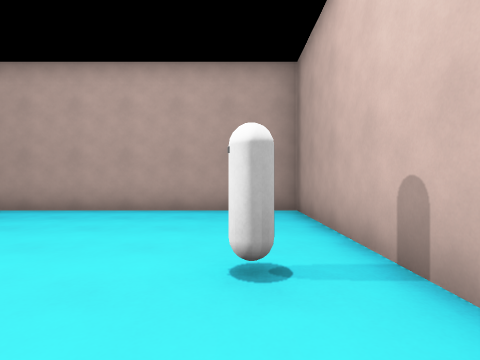
[1] (above)

12 first-person views from a walk through a level from a Godot 3-D game. The camera is 1.2 m above the floor, looks level and sees 80° across. The floor is counted in squares, 1.5 m on a side. Each view is taken from the middle of a square. On the plan, view 1 faces up. The plan holds only what a view shows up to about 10 squares ahead; the rest is blank. The place goes on beyond the plan.

[2]
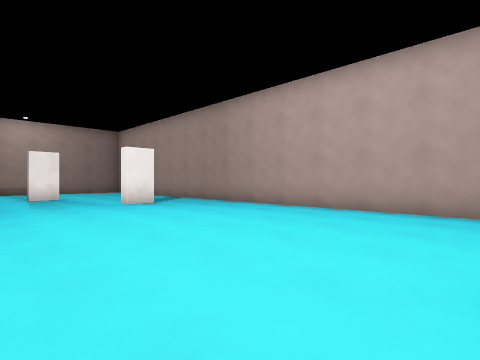

[3]
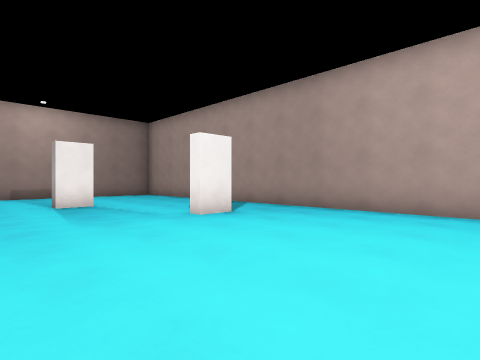

[4]
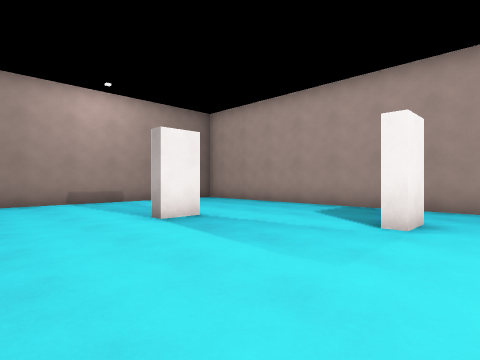

[5]
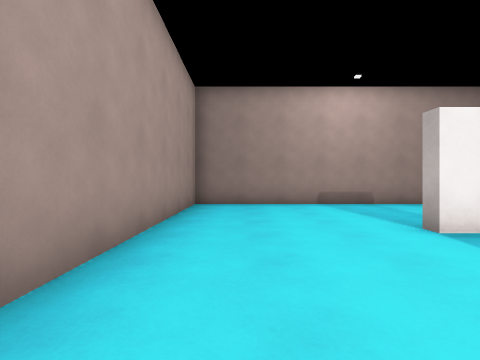

[6]
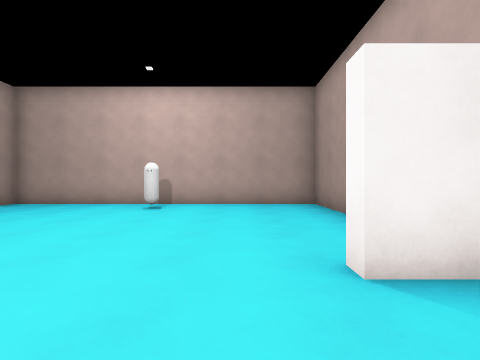

[7]
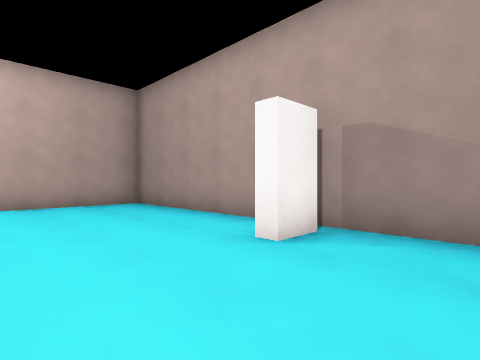

[8]
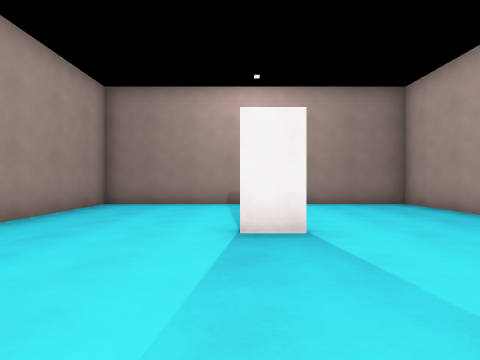

[9]
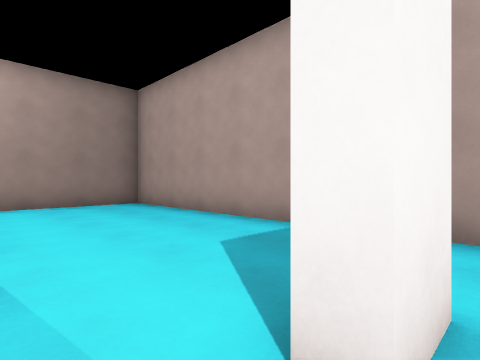

[10]
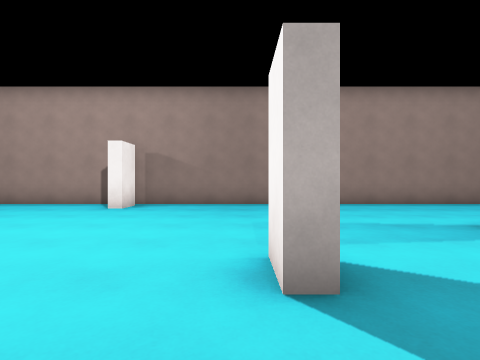

[11]
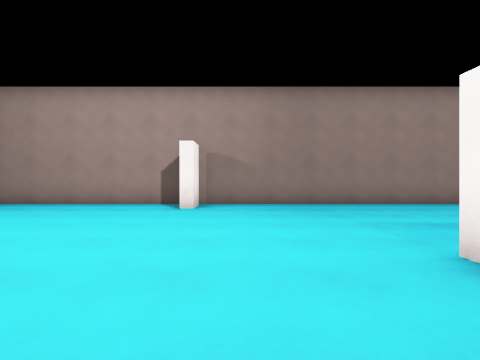

[12]
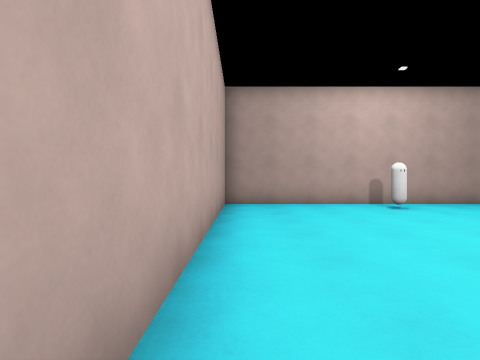

### Floor plan
Points are (right, up) in squares from view 1. A wall is a line through its corners. A room is listed if a view was taken in it or the views show most of it. See-through windows are left out.
Room 1 (views 1, 2, 3, 4, 5, 6, 7, 8, 9, 10, 11, 12)
walls: (-9.8, 5) (-9.3, 5) (-9.3, 4) (-9.8, 4); (-13.3, 3) (-13.3, 2) (-13.8, 2); (-5.7, -2.1) (-5.7, -1) (-5.2, -1); (-18.5, 7.5) (-18.5, -2.5) (1.5, -2.5) (1.5, 7.5) (-18.5, 7.5)
ways out: gap at (-5, -2)
objects: other object (0, 3)

Where each view was taken, in squares from view 1:
view 1: 0 up, 0 right, facing up
view 2: 0 up, 0 right, facing up-left
view 3: 0 up, 4 left, facing up-left
view 4: 1 down, 8 left, facing up-left
view 5: 1 down, 9 left, facing left
view 6: 0 up, 8 left, facing right
view 7: 2 up, 8 left, facing down-right
view 8: 2 up, 9 left, facing left
view 9: 3 up, 9 left, facing up-left
view 10: 7 up, 9 left, facing down
view 11: 7 up, 7 left, facing down
view 12: 7 up, 8 left, facing right
